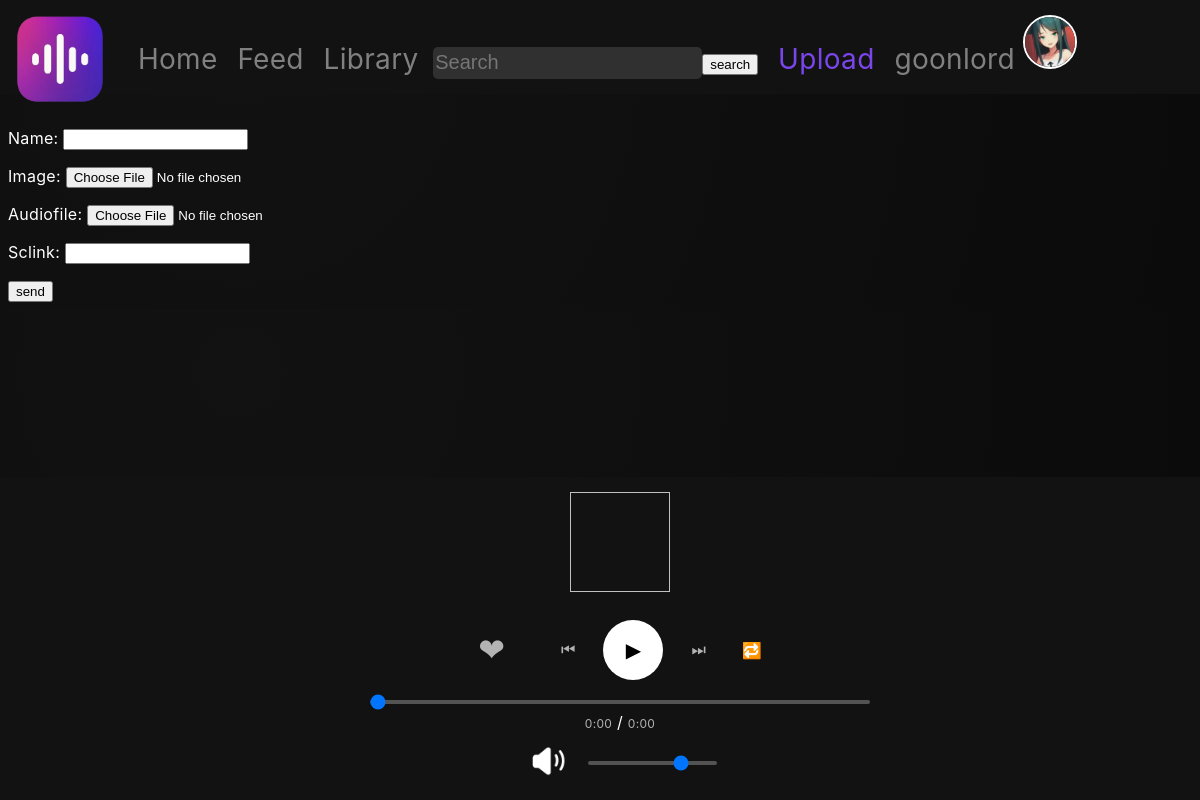
The app's page /upload (signed in) with its own data.
### Users/models.py (models this page shows, shortened)
class CustomUser(AbstractUser):
    username = models.CharField(max_length=20, unique=True)
    avatar = models.ImageField(upload_to="images/user_avatars", default="images/user_avatars/noavatar.png")
    bio = models.TextField(max_length=50, blank=True)

### WaveBox/views.py (the view, shortened to what this page needs)
# urls.py: path("upload", upload, name="upload"),
def upload(request):
    form = TrackUploadForm()
    return render(request, "upload.html", {"form": form})

### WaveBox/forms.py (shortened to what this page needs)
class TrackUploadForm(forms.ModelForm):
    class Meta:
        model = Track
        fields = ("name", "image", "audiofile", "sclink",)

### templates/upload.html (shortened to what this page needs)
{% extends 'base.html' %}
{% load static %}
{% block body %}
    <form enctype="multipart/form-data" method="POST" action="/upload" >
    {{ form.as_p }}
    <button type="submit">send</button>
    </form>
{% endblock %}

### templates/base.html (shortened to what this page needs)
{% load static %}
<!DOCTYPE html>
<html lang="ru">
<head>
    <link rel="icon" href="/media/images/icons/WaveBoxLogo.png"><link rel="stylesheet" href="{% static 'MainApp/css/main.css' %}">
</head>
<body>
    <a href="/">
        <img class="logo" width="100" height="100" src="/media/images/icons/WaveBoxLogo.png">
    </a>
    <header class="header">
    <div class="nav-panel">
    <a href="/discover" class="{% if request.path == "/discover"  %}active{% endif %}">Home</a>
    <a href="/feed">Feed</a>
    <a href="/library" class="{% if request.path == "/library"  %}active{% endif %}">Library</a>
    <input class="searchbar" type="text" placeholder="Search"><button type="submit" onclick="search()">search</button>
    <a href="/upload" class="{% if request.path == "/upload"  %}active{% endif %}">Upload</a>
    <a href="{% if user.is_authenticated %}/profile/{{ request.user.username }}{% else %}/login{% endif %}" class="{% if request.path == '/profile/'|add:request.user.username %}active{% endif %}">
        {% if user.is_authenticated %}{{ request.user.username }}{% else %}Profile{% endif %}
        <img class="user-avatar" width="50" height="50" src="{% if user.is_authenticated and request.user.avatar %}{{ request.user.avatar.url }}{% else %}/media/images/user_avatars/noavatar.png{% endif %}">
    </a>
    </div>
    </header>
{% block body %}{% endblock %}
<div class="player">
    <div class="player-info">
        <a><img class="player-track-image" width="100" height="100"></a>
    </div>
    <div class="player-controls">
        <button class="control-btn like-btn">❤</button><h2 class="likes-count"></h2>
        <button class="control-btn prev-btn">⏮</button>
        <button class="player-button play-btn" onclick="playerPlayTrack(this)">▶</button>
        <button class="control-btn next-btn">⏭</button>
        <button class="control-btn repeat-btn">🔁</button>
    </div>
<div class="simple-seek">
    <input type="range" class="simple-seek-slider" min="0" max="100" value="0">
    <div class="time-display">
        <span class="current-time">0:00</span> /
        <span class="total-time">0:00</span>
    </div>
    <div class="volume-controls">
        <button data-status="volumeon" class="volume-button"><img width="40" height="40" class="volume-image" src="/media/images/icons/volume.png"></button>
    <input type="range" class="simple-volume-slider" min="0" max="100" value="75">
    </div>
</div>
</div>
</body>
</html>

### WaveBox/static/MainApp/css/main.css (style rules this page uses)
body { background-color: #121212; color: white; background: radial-gradient(circle at 20% 20%, #121212 0%, #0b0b0b 100%); font-family: 'Inter', 'Poppins', sans-serif; letter-spacing: 0.3px; }
.logo { z-index: 1001; position: relative; }
a { text-decoration: none; }
img { -webkit-user-drag: none; user-select: none; -moz-user-select: none; -webkit-user-select: none; -ms-user-select: none; }
.header { background-color: #121212; padding: 15px 0; display: flex; flex-direction: row; justify-content: space-around; align-items: center; position: fixed; top: 0; left: 0; width: 100%; z-index: 1000; }
.header a.active { color: #7a46ec; }
.user-avatar { border: solid white 2px; border-radius: 100px; }
.player { background-color: #121212; padding: 15px 20px; display: flex; flex-direction: column; justify-content: center; align-items: center; position: fixed; bottom: 0; left: 0; width: 100%; z-index: 1000; gap: 10px; }
.simple-seek { width: 100%; max-width: 500px; display: flex; flex-direction: column; align-items: center; gap: 8px; }
.simple-seek-slider { width: 100%; height: 4px; margin: 0; -webkit-appearance: none; appearance: none; background: #535353; border-radius: 2px; outline: none; cursor: pointer; }
.volume-controls { display: flex; align-items: center; }
.volume-button { background: none; border: none; cursor: pointer; }
.simple-volume-slider { width: 100%; height: 4px; margin-left: 15px; -webkit-appearance: none; appearance: none; background: #535353; border-radius: 2px; outline: none; cursor: pointer; }
.player-info { text-align: center; margin-bottom: 10px; }
.player-controls { display: flex; align-items: center; justify-content: center; gap: 20px; margin-bottom: 10px; }
.control-btn { background: none; border: none; color: #b3b3b3; font-size: 16px; cursor: pointer; padding: 8px; transition: color 0.2s ease; }
.player-button { background: #ffffff; border: none; border-radius: 50%; width: 40px; height: 40px; font-size: 16px; cursor: pointer; display: flex; align-items: center; justify-content: center; transition: transform 0.2s ease; }
.current-time, .total-time { color: #b3b3b3; font-size: 12px; min-width: 35px; }
.header a { font-size: 175%; margin-left: 15px; color: gray; text-decoration: none; transition: 0.5s; }
.searchbar { background-color: #303030; border: none; border-radius: 5px; color: white; font-size: 20px; height: 30px; margin-left: 10px; }
.player-button { pointer-events: auto; width: 60px; height: 60px; border-radius: 50%; background: rgb(255, 255, 255); color: black; border: none; font-size: 20px; cursor: pointer; transition: all 0.3s ease; }
.like-btn { font-size: 2rem; transition: transform 0.2s ease; }

### records on screen
CustomUser: user.username "goonlord", avatar (picture)
